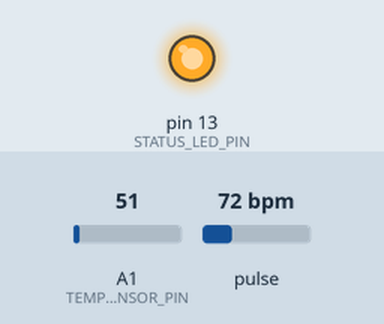
Simulated run of this sketch. Board: Arduino Uno, built with avr-gcc and run on an emulated ATmega328P. Parts: output pins drawn as LEDs (lit = HIGH). Dashed ring = blinking. The inputs (shaded band) are chosen by the test bench; at power-on: pulse 72 bpm, A1 (TEMP_SENSOR_PIN) = 51. Random numbers use the default seed unless the sketch sets one; what the sketch prints to the serial monitor is not drawn.

Above: at 1.2 s.
1.3 s: pulse set to 62 bpm
3.2 s: pulse set to 57 bpm
At 4.8 s:
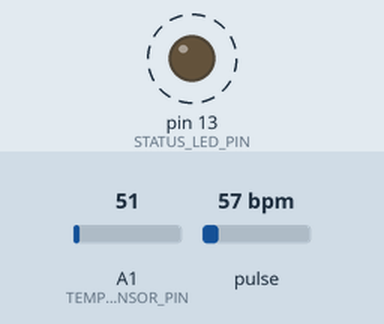
7.3 s: pulse set to 70 bpm
8.8 s: pulse set to 42 bpm
At 10.3 s:
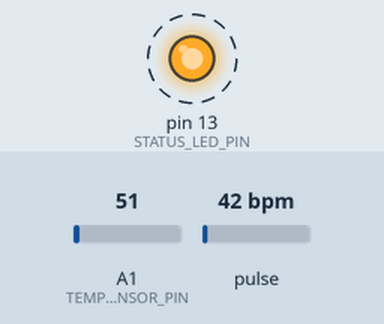
Timing chart, 0 to 13.9 s (numbered marks = the images above; inputs shaded):
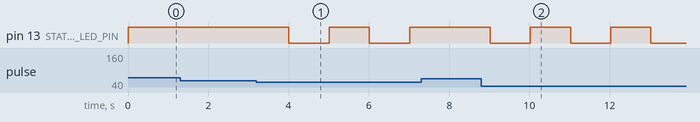

Measured:
- the behaviour switches between 60 and 59 bpm on pulse (found by bisection; images 0 and 1)
- after the input at 1.3 s, every drawn part: stays the same
- after the input at 3.2 s, pin 13 (STATUS_LED_PIN): alternates HIGH for 1.0 s and LOW for 1.0 s, starting after 0.81 s
- after the input at 7.3 s, every drawn part: stays the same
- after the input at 8.8 s, pin 13 (STATUS_LED_PIN): alternates HIGH for 1.0 s and LOW for 1.0 s, starting after 0.22 s

The sketch:

ArdionoCode.ino
```cpp
#define USE_ARDUINO_INTERRUPTS true
#include <PulseSensorPlayground.h>

// Pin configurations
const int HEART_RATE_SENSOR_PIN = A0; // Pin for heart rate sensor
const int TEMP_SENSOR_PIN = A1;       // Pin for temperature sensor
const int STATUS_LED_PIN = 13;       // Built-in LED for status indication

// Threshold configuration
const int HEART_RATE_THRESHOLD = 550;

// Object for handling the pulse sensor
PulseSensorPlayground heartRateSensor;

void initializeSensors() {
    heartRateSensor.analogInput(HEART_RATE_SENSOR_PIN);
    heartRateSensor.blinkOnPulse(STATUS_LED_PIN);
    heartRateSensor.setThreshold(HEART_RATE_THRESHOLD);

    if (heartRateSensor.begin()) {
        Serial.println("Capteur initialisé !");
    } else {
        Serial.println("Échec de l'initialisation du capteur.");
    }
}

float getTemperatureCelsius() {
    int rawTempValue = analogRead(TEMP_SENSOR_PIN);
    float voltage = rawTempValue * (5.0 / 1024.0); // Convert analog value to voltage
    return voltage * 100.0;                        // Convert voltage to Celsius (LM35)
}

float calculateOxygenSaturation(float bpm) {
    // Simulated SpO2 calculation based on BPM range
    if (bpm < 55) {
        return 90.0 + random(-2, 3); // Lower SpO2 for very low BPM
    } else if (bpm > 115) {
        return 92.0 + random(-3, 2); // Slightly reduced SpO2 for high BPM
    } else {
        return 95.0 + random(-1, 5); // Normal SpO2 range
    }
}

void setup() {
    Serial.begin(115200); // Initialize serial communication

    // Initialize sensors
    initializeSensors();
    pinMode(STATUS_LED_PIN, OUTPUT); // Configure LED pin
}

void loop() {
    // Read temperature data
    float temperatureC = getTemperatureCelsius();

    // Read heart rate data
    int currentBPM = heartRateSensor.getBeatsPerMinute();

    // Detect heartbeats
    if (heartRateSensor.sawStartOfBeat()) {
        Serial.println("♥ Battement détecté !");
    }

    // Calculate SpO2
    float simulatedSpO2 = calculateOxygenSaturation(currentBPM);

    // Maintain same output format for compatibility
    Serial.print("Temperature : ");
    Serial.print(temperatureC);
    Serial.println(" °C");

    Serial.print("BPM : ");
    Serial.println(currentBPM);

    Serial.print("SpO2 : ");
    Serial.print(simulatedSpO2);
    Serial.println(" %");

    delay(1000); // Refresh interval
}
```
